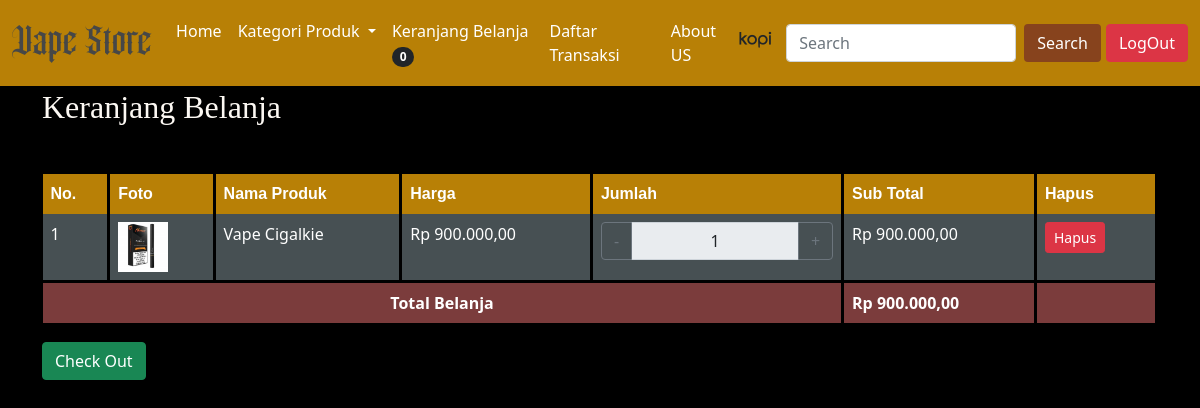
The app's page /keranjang.php (signed in) with its own data.
### tables this page shows
CREATE TABLE `keranjang` (
  `kode_keranjang` int(11) NOT NULL,
  `id_user` int(11) DEFAULT NULL,
  `kode_sesi` varchar(100) NOT NULL,
  `kode_produk` int(11) NOT NULL,
  `jumlah` int(11) NOT NULL,
  `harga` int(11) NOT NULL,
  `subtotal` int(11) NOT NULL
);

CREATE TABLE `produk` (
  `kode_produk` int(11) NOT NULL,
  `nama_produk` varchar(100) NOT NULL,
  `kode_kategori` int(11) NOT NULL,
  `harga` int(11) NOT NULL,
  `foto` text NOT NULL,
  `deskripsi` text NOT NULL
);

### keranjang.php (the view, shortened to what this page needs)
<?php include('header.php'); ?>
<link rel="stylesheet" href="keranjang.css">
<main class="container keranjang-box">
    <h2 class="mt-3 mb-5 title-cek">Keranjang Belanja</h2>
    <table class="table table-keranjang  table-hover">
        <thead>
            <tr>
                <th>No.</th>
                <th>Foto</th>
                <th>Nama Produk</th>
                <th>Harga</th>
                <th>Jumlah</th>
                <th>Sub Total</th>
                <th>Hapus</th>
            </tr>
        </thead>
        <tbody>
            <?php
            $nomor = 1;
            $total = 0;
            $idUser = getId($conn);
            $query = mysqli_query($conn, "SELECT * FROM keranjang JOIN produk ON keranjang.kode_produk = produk.kode_produk WHERE id_user ='$idUser' ");
            while ($data = mysqli_fetch_array($query)) {
            ?>
                <?php if ($nomor % 2 === 0) { ?>
                    <tr class="row-gl">
                    <?php } else { ?>
                    <tr class="row-gn">
                    <?php } ?>
                    <td><?php echo $nomor; ?></td>
                    <td><img width="50px" src="images/<?php echo $data['foto']; ?>"></td>
                    <td><?php echo $data['nama_produk']; ?></td>
                    <?php $hasil_rupiah = "Rp " . number_format($data['harga'], 2, ',', '.'); ?>
                    <td><?php echo $hasil_rupiah; ?></td>
                    <td>
                        <div class="input-group">
                            <button type="button" class="btn btn-outline-secondary" onclick="updateCart(<?php echo $data['kode_keranjang']; ?>,'kurang')">-</button>
                            <input type="text" class="form-control text-center" readonly size=1 id="jumlah" value="<?php echo $data['jumlah']; ?>">
                            <button type="button" class="btn btn-outline-secondary" onclick="updateCart(<?php echo $data['kode_keranjang']; ?>,'tambah')">+</button>
                        </div>
                    </td>
                    <?php $hasil_rupiahSub = "Rp " . number_format($data['subtotal'], 2, ',', '.'); ?>
                    <td><?php echo $hasil_rupiahSub; ?></td>
                    <td>
                        <button type="button" class="btn btn-danger btn-sm" onclick="hapusCart(<?php echo $data['kode_keranjang']; ?>)">Hapus</button>
                    </td>
                    </tr>
                <?php
                $nomor++;
                $total += $data['subtotal'];
            }
                ?>
        </tbody>
        <tfoot>
            <tr>
                <th colspan="5" class="text-center" style="border-left:1px solid black">Total Belanja</th>
                <?php $hasil_total = "Rp " . number_format($total, 2, ',', '.'); ?>
                <th><?php echo $hasil_total; ?></th>
                <th></th>
            </tr>
        </tfoot>
    </table>
    <?php if ($nomor > 1) : ?>
        <a class="btn btn-success" href="checkout.php">Check Out</a>
    <?php endif; ?>
</main>
<?php
function getId($conn)
{
    $username = $_SESSION['username'];
    $sql = "SELECT * FROM konsumen WHERE username='$username'";
    $result = mysqli_query($conn, $sql);
    $row = mysqli_fetch_assoc($result);
    return $row['id_user'];
}
?>
<?php include('footer.php'); ?>

### keranjang.css (style rules this page uses)
.title-cek { color:white; font-family:Baron; color:#FCF8F3; }
.table-keranjang > thead,tfoot > tr > th,td { color:white; border:none; }
.table-keranjang > thead > tr > th { border-bottom:none; background-color: #b88006; font-family: arial; border-right: 3px solid black; }
.table-keranjang > tbody > .row-gn > td { background-color: #475053; border-right: 3px solid black }
.table-keranjang > tfoot > tr > th { background-color: #7B3C3C; border:3px solid black; }

### header.php (style rules this page uses)
body { min-height: 75rem; padding-top: 4.5rem; }

### keranjang.php (style rules this page uses)
body { background-color: black; }

### records on screen
keranjang: kode_produk.foto (picture), kode_produk.nama_produk "Vape Cigalkie", kode_produk.harga "Rp 900.000,00", jumlah "1", subtotal "Rp 900.000,00"

### other values on screen
$_SESSION['username'] "kopi"
$hasil_total "Rp 900.000,00"
